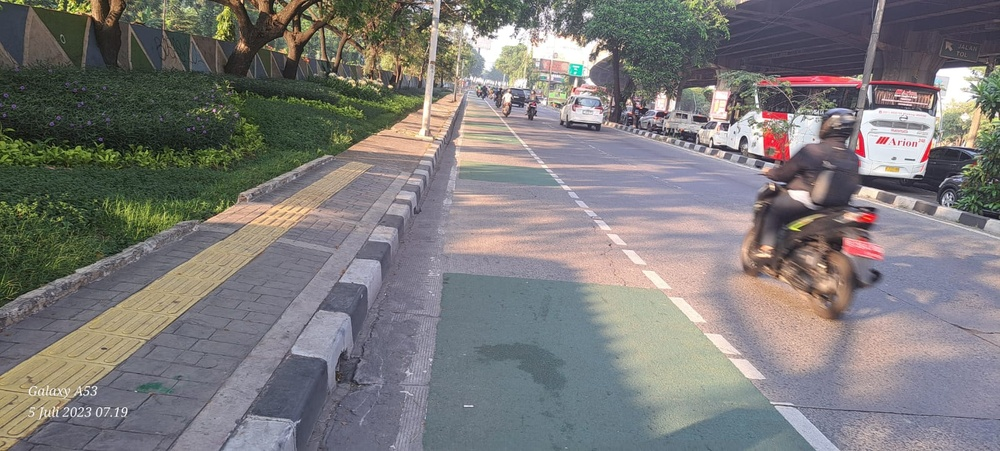
#> input picture AP_39_202131186_Sifa Hidayatullah Ramadhan_F/line 1.jpeg, 1000 x 451 px, shrunk from 1600 x 721 before the run
$ jupyter execute 'Deteksi Marka jalan.ipynb'
#> lines starting #> are read from the running program, lines starting #| are printed output that depends on the picture; after the words box and inside, x2 and y2 are one past the last pixel; in counts of white or black regions, pixels touching at a corner belong together
[cell 1]
import cv2
import matplotlib.pyplot as plt
import numpy as np

[cell 2]
img = cv2.imread('line 1.jpeg')
#> img is the input picture: shape (451, 1000, 3); mean B, G, R 121.9, 122.5, 125

[cell 3]
cv2.imshow('image', img)
cv2.waitKey()
cv2.destroyAllWindows()

[cell 4]
gray = cv2.cvtColor(img, cv2.COLOR_BGR2GRAY)
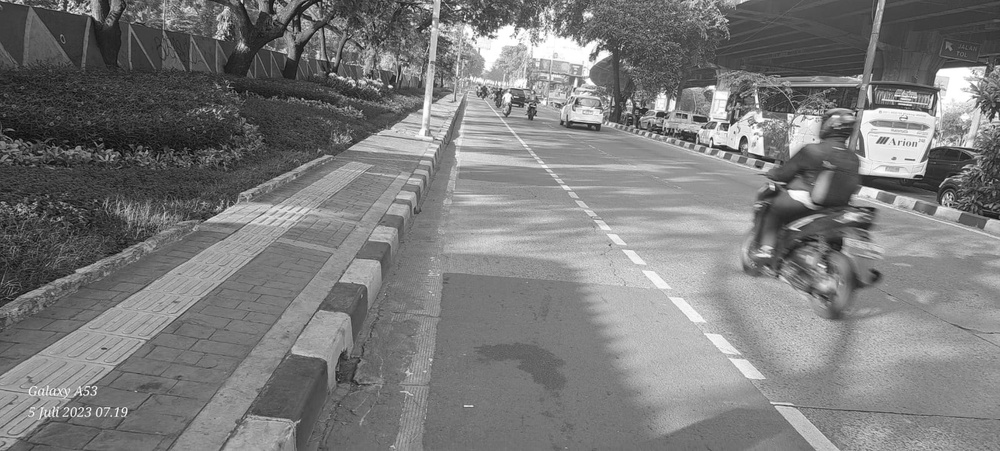
#> gray: shape (451, 1000); min 4, max 255, mean 123.2

edges = cv2.Canny(img, 100,150)
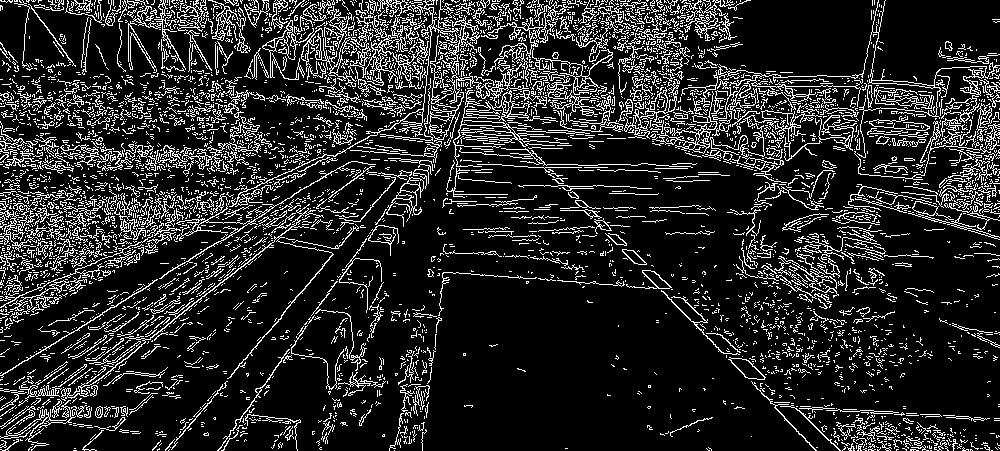
#> edges: shape (451, 1000); 15.6% white in thin lines or dots

[cell 5]
cv2.imshow('gambar Tepi parkiran', edges)
cv2.waitKey(0)
cv2.destroyAllWindows()

[cell 6]
def region_of_interest(img, vertices):
    mask = np.zeros_like(img)
    match_mask_color = 255
    cv2.fillPoly(mask, vertices, match_mask_color)
    masked_image = cv2.bitwise_and(img, mask)
    return masked_image

[cell 7]
height = img.shape[0]
#> height = 451
width = img.shape[1]
#> width = 1000
region_of_interest_vertices = [(0, height),(width/2, height/2),(width, height)]
#> region_of_interest_vertices = [(0, 451), (500, 225.5), (1000, 451)]

[cell 8]
gray_image = cv2.cvtColor(img, cv2.COLOR_RGB2GRAY)
canny_image = cv2.Canny(gray_image, 100, 200)
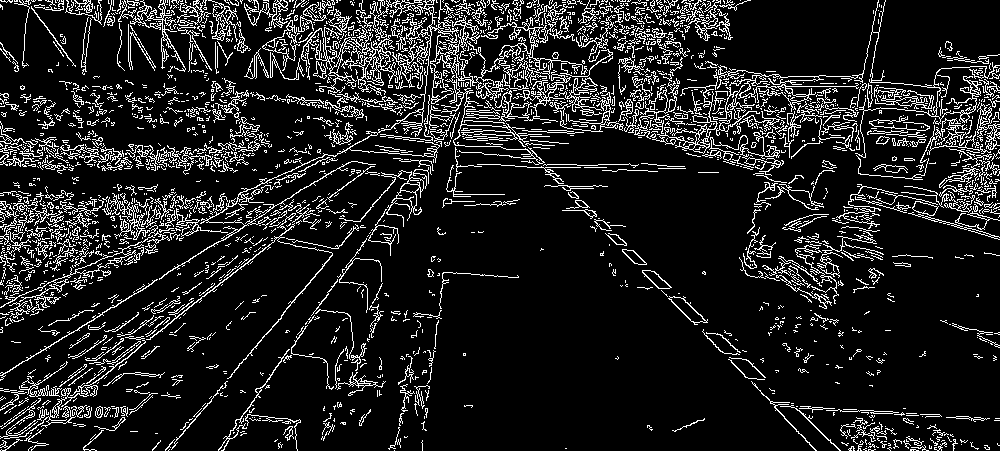
#> canny_image: shape (451, 1000); 12.6% white in thin lines or dots
cropped_image = region_of_interest(canny_image,
                np.array([region_of_interest_vertices], np.int32),)
#> in region_of_interest, `cv2.fillPoly(mask, vertices, match_mask_color)`:
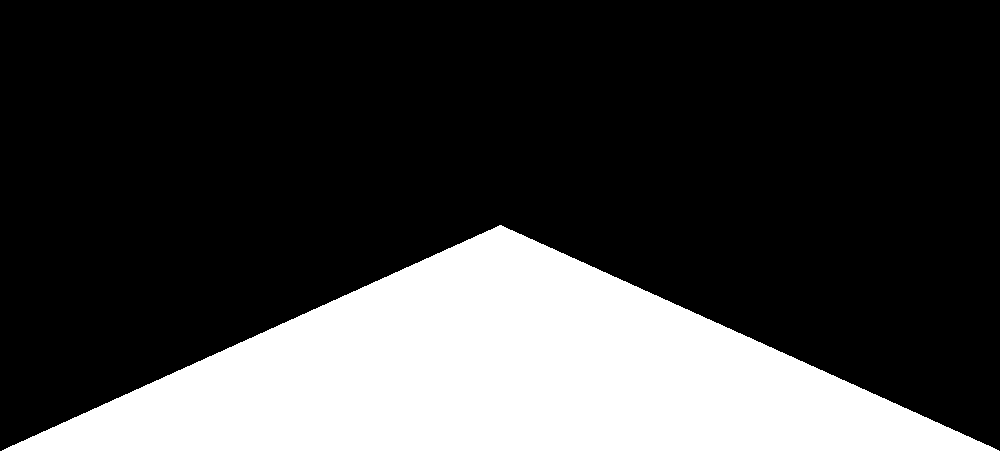
#> mask: shape (451, 1000); 25.1% white; 1 white region, box (x1, y1, x2, y2) and area: (2, 225, 999, 451) 113047
#> in region_of_interest, `masked_image = cv2.bitwise_and(img, mask)`:
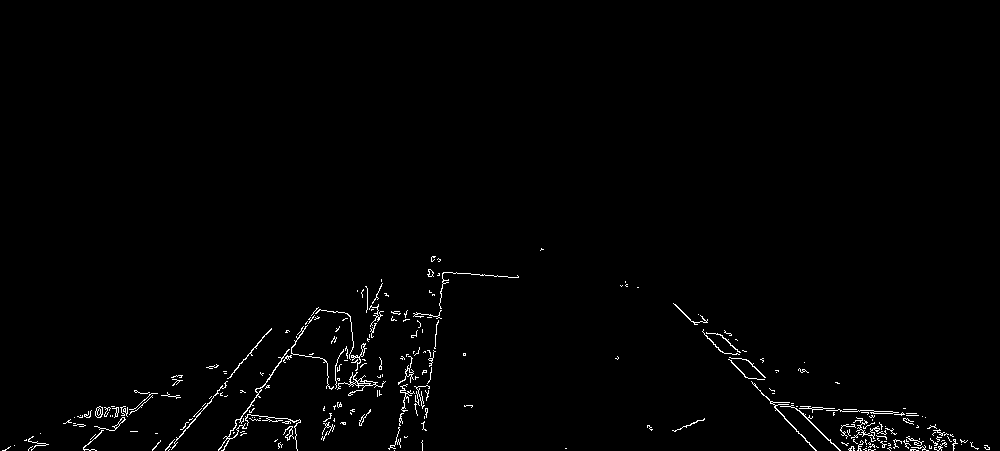
#> masked_image: shape (451, 1000); 1.2% white in thin lines or dots, all inside (x1, y1, x2, y2) = (2, 248, 990, 451)

[cell 9]
lines = cv2.HoughLinesP(cropped_image, rho=6, theta=np.pi/180, threshold=160, lines=np.array([]), minLineLength=40, maxLineGap=25)
#> lines = 70 rows, first 6: [88, 411, 130, 412], [804, 438, 971, 444], [773, 404, 822, 407], [236, 419, 363, 421], [775, 408, 922, 416], [235, 420, 361, 424]
img_line = img.copy()

[cell 10]
for line in lines:
    x1, y1, x2, y2, = line[0]
    cv2.line(img_line, (x1,y1), (x2,y2), (0, 255, 0), thickness=10)
#> this loop made 70 passes
#> (x1, y1, x2, y2) on passes 1 to 12: (88, 411, 130, 412), (804, 438, 971, 444), (773, 404, 822, 407), (236, 419, 363, 421), (775, 408, 922, 416), (235, 420, 361, 424), (811, 446, 987, 446), (934, 443, 989, 449), (846, 411, 892, 411), (327, 379, 429, 388), (793, 427, 892, 432), (241, 416, 359, 422)
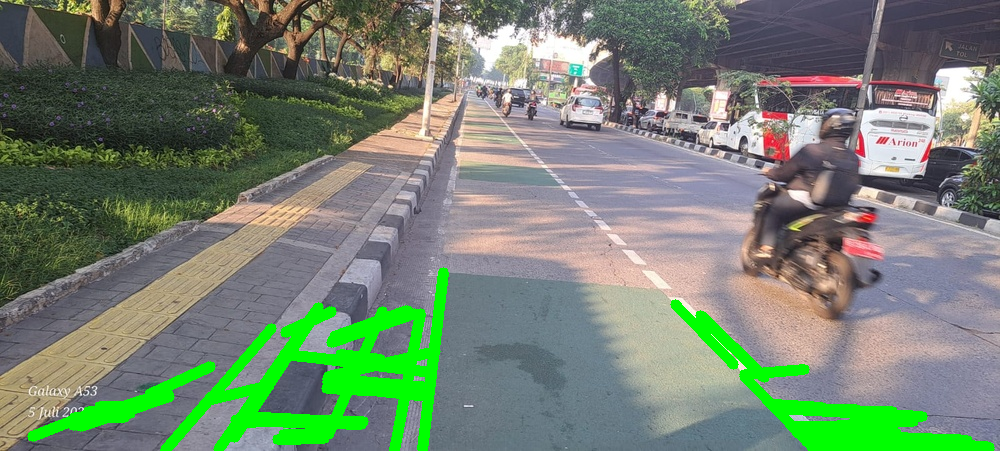
#> img_line: shape (451, 1000, 3); 6.72% of pixels changed, all inside (x1, y1, x2, y2) = (27, 267, 995, 451)

[cell 11]
cv2.imshow("Gambar Garis Parkiran", img_line)
cv2.waitKey(0)
cv2.destroyAllWindows()

[cell 12]
gray1 = cv2.cvtColor(img_line, cv2.COLOR_BGR2RGB)

fig, axs = plt.subplots(1,2, figsize = (10,10))
ax = axs.ravel()

ax[0].imshow(gray, cmap= 'gray')
ax[0].set_title('Gambar Asli')

ax[1].imshow(gray1, cmap= 'gray')
ax[1].set_title('Setelah Edges')
